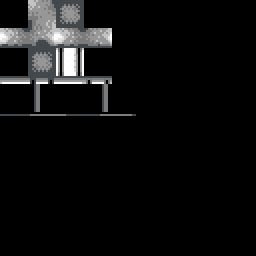
#> input picture tools/chests/big_stone_chest/output.png, 128 x 128 px (shown 2 times larger)
$ python colorize_chest.py
#> lines starting #> are read from the running program, lines starting #| are printed output that depends on the picture
from PIL import Image
import os
import math

# ======== НАСТРОЙКИ ========
INPUT_IMAGE = "big_stone_chest/output.png"   # твоя текстура
OUT_DIR = "big_stone_chest/colored_without"
ALPHA = 0.9              # прозрачность для корпуса
ALPHA_LID = ALPHA ** 2      # прозрачность для крышки (Stardew так делает)

PALETTE = {
    1:  (85, 85, 255),
    2:  (119, 191, 255),
    3:  (0, 170, 170),
    4:  (0, 234, 175),
    5:  (0, 170, 0),
    6:  (159, 236, 0),
    7:  (255, 234, 18),
    8:  (255, 167, 18),
    9:  (255, 105, 18),
    10: (255, 0, 0),
    11: (135, 0, 35),
    12: (255, 173, 199),
    13: (255, 117, 195),
    14: (172, 0, 198),
    15: (143, 0, 255),
    16: (89, 11, 142),
    17: (64, 64, 64),
    18: (100, 100, 100),
    19: (200, 200, 200),
    20: (254, 254, 254)
}


# ===============================================

def normalize(c):
    return (c[0]/255, c[1]/255, c[2]/255)

def multiply_color(px, col_norm, alpha):
    r = int(px[0] * col_norm[0] * alpha)
    g = int(px[1] * col_norm[1] * alpha)
    b = int(px[2] * col_norm[2] * alpha)
    return (r, g, b, 255)

def process_image():
    if not os.path.exists(OUT_DIR):
        os.makedirs(OUT_DIR)

    img = Image.open(INPUT_IMAGE).convert("RGBA")
    w, h = img.size
#> w = 128; h = 128
    pixels = img.load()

    for idx, col in PALETTE.items():
        col_norm = normalize(col)

        out = Image.new("RGBA", (w, h))
        out_px = out.load()

        for y in range(h):
            for x in range(w):
                base = pixels[x, y]

                # Применяем multiply
                out_px[x, y] = multiply_color(base, col_norm, ALPHA)

        out.save(f"{OUT_DIR}/color_{idx}.png")
        print(f"Saved: color_{idx}.png")
#> this loop made 20 passes
#> pass 1, in process_image, `out.save(f"{OUT_DIR}/color_{idx}.png")`:
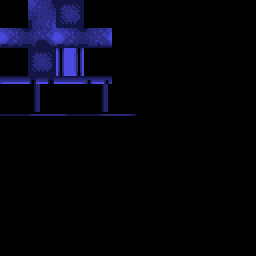
#> saved as color_1.png: PIL image 128x128 RGBA (shown 2 times larger); mean R, G, B, A 4.1, 4.1, 12.6, 255
#> pass 2, in process_image, `out.save(f"{OUT_DIR}/color_{idx}.png")`:
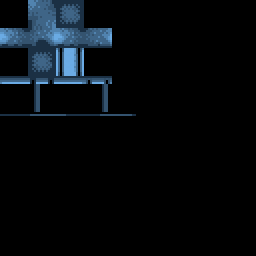
#> saved as color_2.png: PIL image 128x128 RGBA (shown 2 times larger); mean R, G, B, A 5.7, 9.3, 12.6, 255

if __name__ == "__main__":
    process_image()
